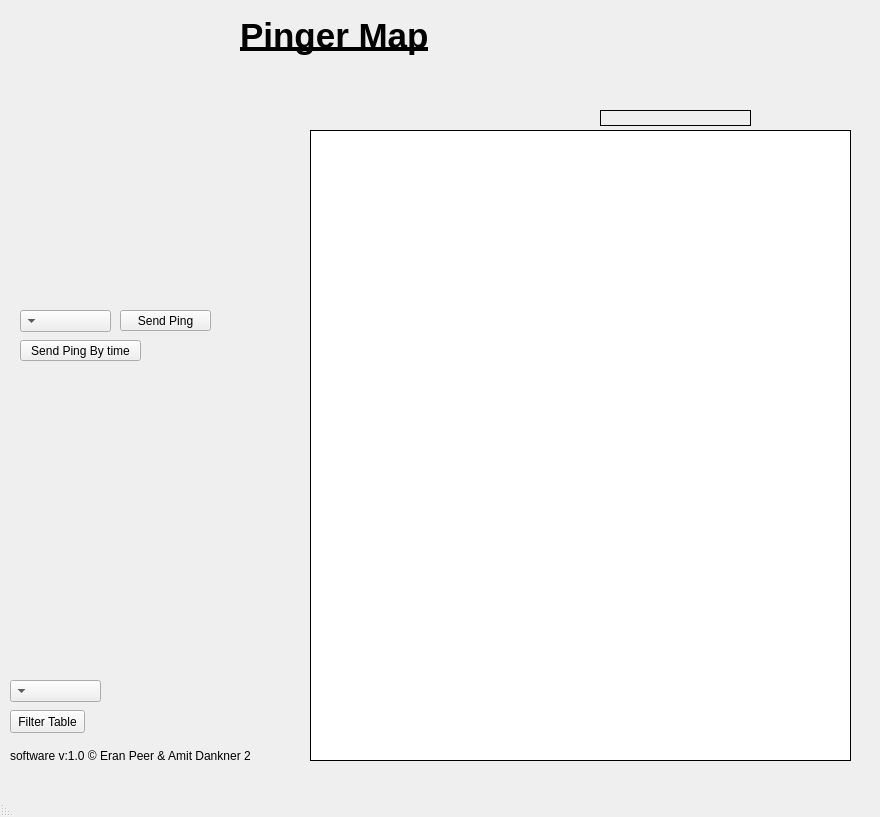
<?xml version="1.0" encoding="UTF-8"?>
<ui version="4.0">
 <class>MainPinger</class>
 <widget class="QMainWindow" name="MainPinger">
  <property name="geometry">
   <rect>
    <x>0</x>
    <y>0</y>
    <width>880</width>
    <height>817</height>
   </rect>
  </property>
  <property name="windowTitle">
   <string>Padam Pinger</string>
  </property>
  <property name="layoutDirection">
   <enum>Qt::RightToLeft</enum>
  </property>
  <property name="autoFillBackground">
   <bool>true</bool>
  </property>
  <property name="styleSheet">
   <string notr="true"/>
  </property>
  <property name="toolButtonStyle">
   <enum>Qt::ToolButtonIconOnly</enum>
  </property>
  <widget class="QWidget" name="centralwidget">
   <widget class="QPushButton" name="pingTimeBTN">
    <property name="geometry">
     <rect>
      <x>20</x>
      <y>340</y>
      <width>121</width>
      <height>21</height>
     </rect>
    </property>
    <property name="text">
     <string>Send Ping By time</string>
    </property>
   </widget>
   <widget class="QPushButton" name="pingMBTN">
    <property name="geometry">
     <rect>
      <x>120</x>
      <y>310</y>
      <width>91</width>
      <height>21</height>
     </rect>
    </property>
    <property name="text">
     <string>Send Ping</string>
    </property>
   </widget>
   <widget class="QComboBox" name="comboBoxF">
    <property name="geometry">
     <rect>
      <x>10</x>
      <y>680</y>
      <width>91</width>
      <height>22</height>
     </rect>
    </property>
   </widget>
   <widget class="QLabel" name="label">
    <property name="geometry">
     <rect>
      <x>240</x>
      <y>10</y>
      <width>351</width>
      <height>51</height>
     </rect>
    </property>
    <property name="font">
     <font>
      <pointsize>26</pointsize>
      <weight>75</weight>
      <bold>true</bold>
      <underline>true</underline>
     </font>
    </property>
    <property name="text">
     <string>Pinger Map</string>
    </property>
   </widget>
   <widget class="QComboBox" name="comboBoxTime">
    <property name="geometry">
     <rect>
      <x>20</x>
      <y>310</y>
      <width>91</width>
      <height>22</height>
     </rect>
    </property>
   </widget>
   <widget class="QTableWidget" name="tableWidget">
    <property name="enabled">
     <bool>true</bool>
    </property>
    <property name="geometry">
     <rect>
      <x>310</x>
      <y>130</y>
      <width>541</width>
      <height>631</height>
     </rect>
    </property>
    <property name="sizePolicy">
     <sizepolicy hsizetype="Fixed" vsizetype="Fixed">
      <horstretch>0</horstretch>
      <verstretch>0</verstretch>
     </sizepolicy>
    </property>
    <property name="acceptDrops">
     <bool>false</bool>
    </property>
    <property name="layoutDirection">
     <enum>Qt::LeftToRight</enum>
    </property>
    <property name="frameShape">
     <enum>QFrame::Box</enum>
    </property>
    <property name="frameShadow">
     <enum>QFrame::Plain</enum>
    </property>
    <property name="autoScroll">
     <bool>false</bool>
    </property>
    <property name="editTriggers">
     <set>QAbstractItemView::NoEditTriggers</set>
    </property>
    <property name="selectionMode">
     <enum>QAbstractItemView::NoSelection</enum>
    </property>
    <property name="wordWrap">
     <bool>true</bool>
    </property>
    <property name="cornerButtonEnabled">
     <bool>true</bool>
    </property>
   </widget>
   <widget class="QLabel" name="lastTime">
    <property name="geometry">
     <rect>
      <x>600</x>
      <y>110</y>
      <width>151</width>
      <height>16</height>
     </rect>
    </property>
    <property name="frameShape">
     <enum>QFrame::Box</enum>
    </property>
    <property name="text">
     <string/>
    </property>
    <property name="wordWrap">
     <bool>false</bool>
    </property>
   </widget>
   <widget class="QPushButton" name="FilterBy">
    <property name="geometry">
     <rect>
      <x>10</x>
      <y>710</y>
      <width>75</width>
      <height>23</height>
     </rect>
    </property>
    <property name="text">
     <string>Filter Table</string>
    </property>
   </widget>
   <widget class="QLabel" name="label_4">
    <property name="geometry">
     <rect>
      <x>10</x>
      <y>740</y>
      <width>241</width>
      <height>31</height>
     </rect>
    </property>
    <property name="text">
     <string>software v:1.0 © Eran Peer &amp; Amit Dankner 2020</string>
    </property>
   </widget>
  </widget>
  <widget class="QMenuBar" name="menubar">
   <property name="geometry">
    <rect>
     <x>0</x>
     <y>0</y>
     <width>880</width>
     <height>21</height>
    </rect>
   </property>
  </widget>
  <widget class="QStatusBar" name="statusbar"/>
 </widget>
 <resources/>
 <connections/>
</ui>
